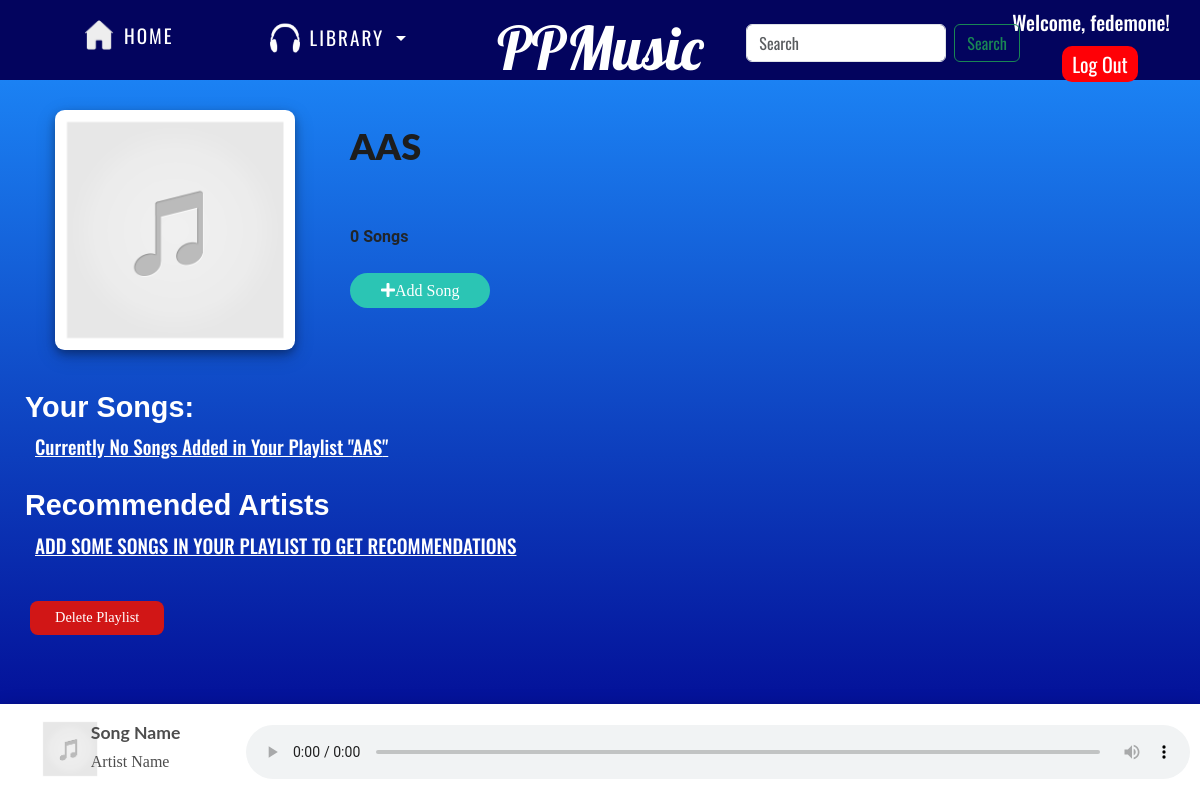
The app's page /music/playlist/31/ (signed in) with its own data.
### music/models.py (models this page shows, shortened)
class Playlist(models.Model):
    playlist_id = models.AutoField(primary_key=True)
    user = models.ForeignKey(User, on_delete=models.CASCADE)
    playlist_name = models.CharField(max_length=50, default="name")
    image = models.ImageField(upload_to="playlist_images/", validators=[FileExtensionValidator(allowed_extensions=['jpeg', 'jpg', 'png'])], default="images/music-placeholder.png")
    plays = models.IntegerField(default=0)
    songs = models.ManyToManyField(Song, related_name='playlist')
    slug = models.SlugField()

### music/views.py (the view)
# urls.py: path('playlist/<int:playlist_id>/', views.playlist, name="playlist"),
def playlist(request, playlist_id):
    user = request.user
    if user.is_authenticated:
        myPlaylists = Playlist.objects.filter(user=user)
        if request.method == "POST":
            song_id = request.POST["music_id"]
            playlist = Playlist.objects.filter(playlist_id=playlist_id).first()
            if song_id in playlist.songs.all():
                playlist.songs.remove(song_id)
                playlist.plays -= 1
                playlist.save()
            message = "Successfull"
            print(message)
            return HttpResponse(json.dumps({'message': message}))
        else:
            images = os.listdir("media/playlist_images")
            currPlaylist = Playlist.objects.filter(playlist_id=playlist_id).first()
            songs = currPlaylist.songs
            playlistSongs = [currPlaylist.songs.all()]
            recommendedSingers = []
            return render(request, "music/playlist.html", {'playlistInfo': currPlaylist,
                                                           'playlistSongs': playlistSongs,
                                                           'myPlaylists': myPlaylists,
                                                           'recommendedSingers': recommendedSingers})

### music/templates/music/playlist.html (shortened to what this page needs)
{% extends 'layout.html' %}
{% block main-content %}
    <div id="body-center">
        <div class="card">
            <img src="{{ playlistInfo.image.url }}" alt="No Image Found">
            <div class="cardData">
                <h1 id="B_{{playlistInfo.playlist_id}}">{{playlistInfo.playlist_name}}</h1>
                <p>{{playlistInfo.plays}} Songs</p>
                <br>
                <a id="add_song_btn" href={% url 'music:allsongs' %}><i class="fas fa-plus"></i>Add Song</a>
            </div>
        </div>
        <h2 id="your-song">Your Songs:</h2>
        {% if songs %}
            <div id="playlist">
                {% for i in songs %}
                    <div class="sameMovieCard" id="Div_{{i.song_id}}">
                        <div class="container_songpost">
                            <img src="{{i.image.url}}" id="A_{{i.song_id}}" />
                            <div class="overlay_songpost"></div>
                            <div class="play-btn_songpost">
                                <li><a href="{{i.song.url}}" id="{{i.song_id}}"><i class="far fa-play-circle fa-2x"></i></a></li>
                            </div>
                        </div>
                        <div class="songpost_data">
                            <h5 class="song-name" id="B_{{i.song_id}}">{{i.name}}</h5>
                            <p class="singer-name" id="C_{{i.song_id}}">{{i.artist}}</p>
                            <p class="remove-song-from-playlist-btn" id="F_{{i.song_id}}" onclick="removeSongFromPlaylist(this)" title="Remove from Playlist"><i class="far fa-times-circle"></i></p>
                        </div>
                    </div>
                {% endfor %}
            </div>
        {% else %}
            <h2 id="no-song">Currently No Songs Added in Your Playlist "{{ playlistInfo.playlist_name }}"</h2>
        {% endif %}
        <h3 id="recommended-tit">Recommended Artists</h3>
        {% if recommendedSingers %}
        <div class="main-carousel" data-flickity='{"groupCells":3 , "contain": true, "draggable": false, "pageDots": false}'>
            {% for i in recommendedSingers %}
            <div class="carousel-cell">
                <div class="song-card">
                    <div class="containera">
                        <img style="border-radius: 100%;" src="{{i.image.url}}" alt=""/>
                        <div style="border-radius: 100%;" class="overlaya"></div>
                        <div class="play-btn"><a href="/album/{{i.singer_id}}"> <i class="fas fa-play-circle"></i>
                            </a>
                        </div>
                    </div>
                    <div>
                        <p class="namesong">{{i.name}}</p>
                    </div>
                </div>
            </div>
            {% endfor %}
        </div>
        {% else %}
        <div>
            <p id="no-song">ADD SOME SONGS IN YOUR PLAYLIST TO GET RECOMMENDATIONS</p>
        </div>
        {% endif %}
        <div>
            <form action="{% url 'music:deletePlaylist' %}" method="POST">{% csrf_token %}
                <button id="delete-btn" type="submit">Delete Playlist</button>
            </form>
        </div>
    </div>
{% endblock %}

### templates/layout.html (shortened to what this page needs)
{% load static %}
<html lang="en">
<head>
    <link href="https://cdn.jsdelivr.net/npm/bootstrap@5.3.3/dist/css/bootstrap.min.css" rel="stylesheet">
    <link rel="stylesheet" href="{% static 'css/style.css' %}">
    <link rel="stylesheet" href="https://unpkg.com/flickity@2/dist/flickity.min.css">
    <link rel="stylesheet" href="https://pro.fontawesome.com/releases/v5.10.0/css/all.css" />
</head>
<body>
    <header>
        {% block header %}
        <nav id="header_menu">
            <a href="{% url 'homepage' %}" id="home-link">
                <p><img src="/media/images/home.png" width="30px" alt="home image">HOME</p>
            </a>
        {% if user.is_authenticated %}
            <div class="dropdown">
                <button class="btn btn-primary dropdown-toggle" type="button" data-bs-toggle="dropdown" aria-expanded="false">
                    <img src="/media/images/headphones-2-48.png" width="30px">LIBRARY
                </button>
        {% else %}
            <button class="btn btn-primary dropdown-toggle dropdown" id="librarybtn">
                <a href="{% url 'users:login' %}"><img src="../media/images/headphones-2-48.png" width="30px">LIBRARY</a>
            </button>
        {% endif %}
            </div>
            <h1><a href="{% url 'homepage' %}">PPMusic</a></h1>
            <form class="d-flex" role="search" autocomplete="off" method="POST" action="{% url 'music:search_results' %}">
                <input class="form-control me-2" type="search" placeholder="Search" aria-label="Search" name="data">
                <button class="btn btn-outline-success" type="submit">Search</button>
            </form>
            {% if user.is_authenticated %}
                <div class="welcome">
                    <h4>Welcome, {{user.username}}!</h4>
                    <a href="users/logout">Log Out</a>
                </div>
            {% else %}
                <a href="{% url 'users:login' %}"><img src="/media/images/user_icon.png" class="icon"></a>
            {% endif %}
        </nav>
        {% endblock %}
    </header>
    <main>
    <div id="audio_main" class="audio-decs">
        <div class="audio-data">
            <div>
                <img id="audio-img" src="/media/images/music-placeholder.png" alt="Image here">
            </div>
            <div id="text-song">
                <h4 id="audio-song">Song Name</h4>
                <p id="audio-artist">Artist Name</p>
            </div>
        </div>
        <div style="margin: auto 0">
            <audio preload="auto" controls id="audioPlayer">
                <source src="" id="audioSource">
            </audio>
        </div>
    </div>
    {% block main-content %}
    {% endblock %}
    </main>
</body>
</html>

### static/css/style.css (style rules this page uses)
body { max-width: 100%; background-color: blue; background-image: linear-gradient(#1e90ff, #00008b); color:white; font-family: Oswald, Verdana, serif; font-size: 20px; }
header { height: 10%; background-color: #03045e; }
a { text-decoration: none; cursor: pointer; color:white; }
#header_menu { display:block; }
#home-link { position: relative; display: inline-block; margin-left: 7%; margin-top:1.7%; z-index: 999; }
#home-link p { font-size: 1.2rem; letter-spacing: 2px; font-family: Oswald, Verdana, serif; z-index: 999; }
#home-link img { margin-right: 10px; margin-bottom:7px; z-index: 999; }
.dropdown { display: inline-block; position: absolute; margin-top:1.4%; margin-left:7%; z-index: 999; }
.btn-primary, .btn-primary:hover, .btn-primary:active, .btn-primary:visited, .btn-primary:focus { background-color: transparent; !important; border:none;!important; color:white;!important; font-size: 1.2rem; font-family: Oswald, Verdana, serif; letter-spacing: 2px; }
.dropdown img { margin-right:10px; margin-bottom: 5px; }
h1 { font-family: Lobster, verdana, serif; font-size: 3em; color:white; position: absolute; width: 100%; top: 1.5%; text-align: center; margin: 0; padding:0; z-index: 1; }
header input { min-width:200px; z-index: 999; }
header form { display: inline-block; position: absolute; top:3%; right: 15%; z-index: 999; }
.welcome { position: absolute; display: inline-block; right:2.5%; top:10px; margin: 0 0 20px 20px; z-index: 10; }
.welcome a { margin-left:50px; background-color: #ff0006; margin-top: 15px; padding: 3px 10px; border-radius: 10px; z-index: 10; }
.welcome h4 { font-size: 20px; margin-bottom:15px; z-index: 999; }
.audio-decs { display: grid; grid-template-columns: 20% 80%; position: fixed; bottom: 0; right: 0; width: 100%; padding: 10px; z-index: 1; background-color: white; box-shadow: 0 4px 8px 0 rgba(0, 0, 0, 0.3), 0 6px 20px 0 rgba(0, 0, 0, 0.19); }
.audio-data { display: grid; grid-template-columns: 30% 70%; }
#audio-img { height: 100%; width: 100%; max-width:60px; max-height:60px; border-radius: 4%; margin: 5px 10px 3px 30px; }
#text-song { margin: 5px 0 auto 10px; }
.audio-decs h4 { font-weight: 700; font-family: 'Lato', sans-serif; margin-top:5px; line-height: 1; font-size: 1.1rem; color: #4d4d4d; white-space: nowrap; overflow: hidden; text-overflow: ellipsis; }
.audio-decs p { font-family: 'Baloo Bhai 2', cursive; font-size: 1rem; font-weight: 500; color: #4d4d4d; white-space: nowrap; overflow: hidden; text-overflow: ellipsis; }
#audioPlayer { width: 100%; }
.card { padding: 30px 0; display: grid; grid-template-columns: 350px auto; background-color: transparent; border: none; }
.card img { max-width:240px; max-height:240px; }
.cardData { padding: 0; }
.cardData h1 { font-family: Lato,sans-serif; font-weight: 900; position: relative; width: fit-content; height: fit-content; left:0; font-size: 2.25rem; line-height: 1.8; word-spacing: 1px; color: rgb(29, 29, 29); }
.cardData p { margin: 50px 10px 0 0; font-weight: 700; font-size: 1rem; font-family: 'Roboto', sans-serif; }
.card img { box-shadow: 0 4px 8px 0 rgba(0, 0, 0, 0.3), 0 6px 20px 0 rgba(0, 0, 0, 0.19); border-radius: 4%; margin: 0 auto; height: 240px; width: 85%; }
#no-song { margin: 10px 35px; text-decoration: underline; font-size: 1.2rem; font-weight: 500; }
#your-song { margin-left: 25px; margin-top: 10px; font-size: 1.8rem; font-family: sans-serif; color: white; font-weight: 700; }
#add_song_btn { text-decoration: none; text-align: center; font-family: 'Baloo Bhai 2', cursive; padding: 9px 31px; margin: 20px 0; font-size: 1rem; outline: none; color: white; background-color: #2bc5b4; cursor: pointer; border-radius: 21px; transition: 0.3s; }
#recommended-tit { margin: 30px 0 0 25px; font-size: 1.8rem; font-weight: 700; font-family: sans-serif; color: white; }
#delete-btn { text-decoration: none; text-align: center; font-family: 'Baloo Bhai 2', cursive; border: none; padding: 6px 25px; margin-top: 30px; margin-left: 30px; font-size: 0.9rem; outline: none; color: white; background-color: #d11616; cursor: pointer; border-radius: 8px; transition: 0.3s; }

### records on screen
Playlist: image (placeholder picture), playlist_name "AAS", plays "0"

### other values on screen
{{ user.username }} "fedemone"
